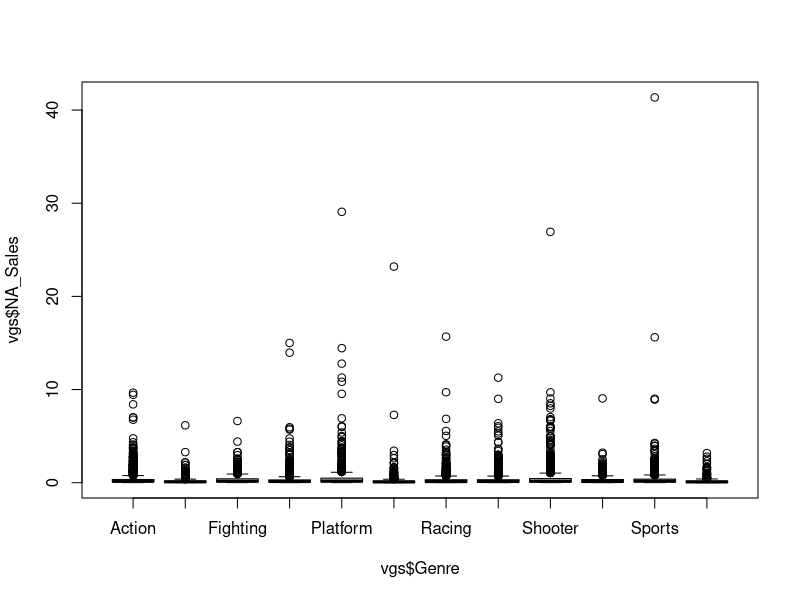
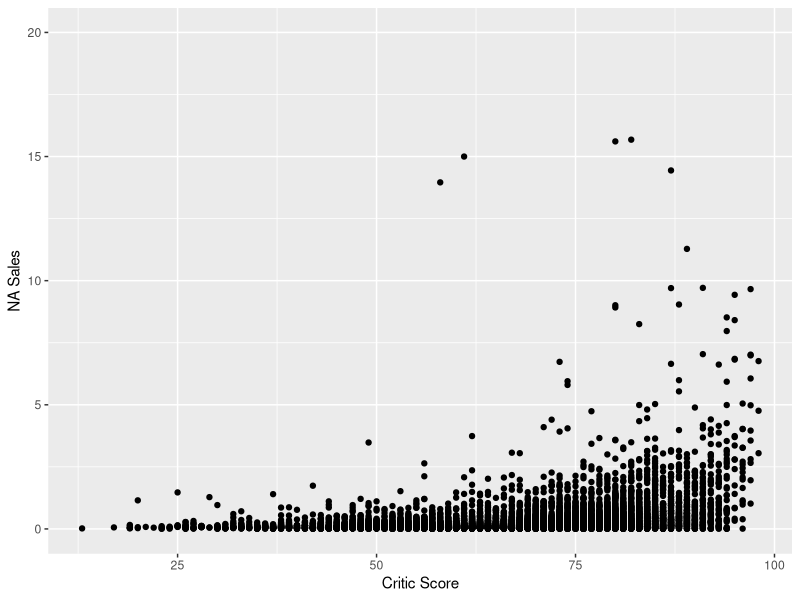

The R script that drew these images, in order:
## ---- chunk 1
#Loading Libraries
library(tidyverse)

#Loading Dataset
vgs <- read.csv('replaced variables.csv')

#Transforming variables to appropriate data types
vgs$NA_Sales<-as.numeric(vgs$NA_Sales)
vgs$EU_Sales<-as.numeric(vgs$EU_Sales)
vgs$JP_Sales<-as.numeric(vgs$JP_Sales)
vgs$Other_Sales<-as.numeric(vgs$Other_Sales)
vgs$Platform <- as.factor(vgs$Platform)
vgs$Publisher <- as.factor(vgs$Genre)
vgs$Genre <- as.factor(vgs$Genre)
vgs$Developer <- as.factor(vgs$Developer)
vgs$Rating <- as.factor(vgs$Rating)
vgs$Year_of_Release <- as.factor(vgs$Year_of_Release)
vgs$User_Score <- as.numeric(vgs$User_Score)
vgs$Name <- as.character(vgs$Name)
vgs$User_Score <- vgs$User_Score * 10

#Replacing empty entries with NA
vgs$Rating[vgs$Rating %in% c("")]<- NA
vgs$Rating <-factor(vgs$Rating)
vgs$Developer[vgs$Developer %in% c("")]<- NA
vgs$Developer <-factor(vgs$Developer)
vgs$Genre[vgs$Genre %in% c("")]<- NA
vgs$Genre <-factor(vgs$Genre)
## ---- chunk 2
summary(vgs$NA_Sales, na.rm = TRUE) # summarize the variable NA_Sales
sd(vgs$NA_Sales, na.rm = TRUE) # find the standard deviation
IQR(vgs$NA_Sales, na.rm = TRUE) # find the IQR
## ---- chunk 3

## ---- chunk 4

## ---- chunk 5
summary(vgs$NA_Sales)
table(vgs$Genre)
boxplot(vgs$NA_Sales~vgs$Genre)
## ---- chunk 6
ggplot(vgs, aes(Critic_Score, NA_Sales)) + geom_point() +ylab('NA Sales') + xlab('Critic Score') + ylim(0, 20)
